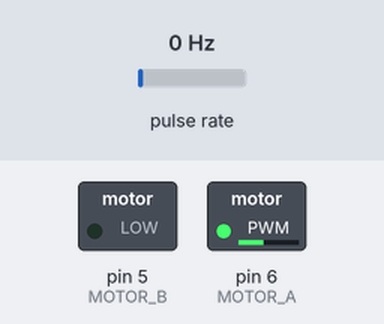
Bench run of a sketch on a simulated Arduino Uno, built with avr-gcc and run on an emulated ATmega328P. Parts: switched loads named in the sketch (green lamp = pin HIGH). Wiring (inferred from the names in the program): pulse sensor: data pin 3. The test bench sets the inputs (shaded band); at power-on: pulse rate 0 Hz.

Above: at 1.2 s.
1.3 s: pulse rate (sensor on pin 3) set to 50 Hz
At 1.95 s:
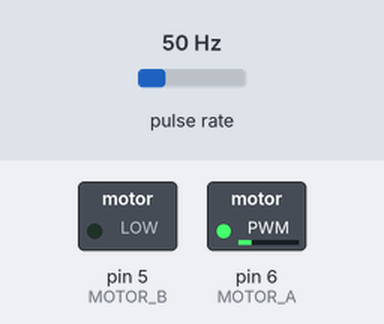
3.6 s: pulse rate (sensor on pin 3) set to 4 Hz
At 5.9 s:
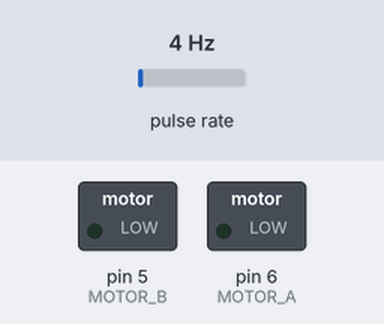
Timing chart, 0 to 7.4 s (numbered marks = the images above; inputs shaded):
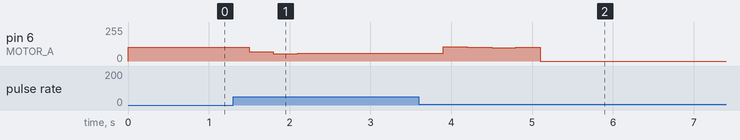

The sketch:

PIDArduinoV2.0.ino
```cpp
#include <PID_v1.h>
#define MOTOR_A 6
#define MOTOR_B 5
#define WHEEL_HOLES 100 //estos son los huecos de la ruedita de acrílico negra
#define WHEEL_ENCODER_INTERRUPT_PIN 3
#define PWM_MAX 255
#define PWM_MIN 30
#define VEL_MAX 100
#define VEL_MIN -100
#define R_in_mm 25 //Es el radio en mm de la rueda amarilla donde se enrolla el hilo
#define ANGULAR_VEL_MIN (-16 * PI)
#define ANGULAR_VEL_MAX (16 * PI)
//#define LINEAR_VEL_MIN 1 //milimetros por segundo
//#define LINEAR_VEL_MAX 50
#define CONST_PART_ROTATIONAL_SPEED ((2 * PI)/WHEEL_HOLES)
#define KP 15
#define KI 0.1
#define KD 0.25

volatile unsigned long wheel_pulses = 0;
double wheel_angular_velocity = 0.0;
volatile unsigned long wheel_last_time = 0, wheel_actual_time = 0;

//Gets the current angular velocity based on the encoders pulses in "rpm" */

double angular_velocity(unsigned long pulses, double measurement_time) {
  return (2 * PI * pulses)/(WHEEL_HOLES * measurement_time);
}

/*
double linear_velocity(unsigned long pulses, double measurement_time) {
  return ((2 * PI * R_in_mm *(pulses/(WHEEL_HOLES)))/ measurement_time);
}
*/


void angular_velocity_measurement() {
   //Gets the angular velocity for the wheels.The 0.3 seconds is the update time.
  wheel_angular_velocity = angular_velocity(wheel_pulses, 0.3);
  wheel_pulses = 0; // Reset the measurements
}

/*
void linear_velocity_measurement() {
   //Gets the angular velocity for the wheels.The 0.3 seconds is the update time.
  wheel_linear_velocity = linear_velocity(wheel_pulses, 0.3);
  wheel_pulses = 0; // Reset the measurements
}
*/

//Mas abajo hay un interrupt, que cuando detecta rising edge llama a esta funcion (el interrupt basicamente hace q el micro deje de hacer lo que estaba haceiendo y ejecute esta funcion). Esta funcion es un contador, que le suman a la función "wheel_pulses" uno cada vez que es llamada. Esta va por otro lado del PID, tal que al PID lo llamas cada X tiempo, y al finalizar el loop resetea el valor de "rwheel_pulses"
void count_pulse(volatile unsigned long &pulses, volatile unsigned long &last_time) {
  // Trying to get rid of wrong counts.
  unsigned long actual_time = millis();
  if(last_time + 10 < actual_time)
    ++pulses;
  last_time = actual_time;
}

/* Wheel's interrupt function for the encoder pulses */
void wheel_encoder_pulse() {
  count_pulse(wheel_pulses, wheel_last_time);
}


/* Custom map is needed to output a double */
double custom_map(long x, double out_min, double out_max, long in_min, long in_max) {
  return (x - in_min) * (out_max - out_min) / (in_max - in_min) + out_min;
}


double compute_angular_velocity_setpoint(int original_velocity) {
  return abs(custom_map(original_velocity, ANGULAR_VEL_MIN, ANGULAR_VEL_MAX, VEL_MIN, VEL_MAX));
}
/*


double compute_linear_velocity_setpoint(int original_velocity) {
  return abs(custom_map(original_velocity, LINEAR_VEL_MIN, LINEAR_VEL_MAX, VEL_MIN, VEL_MAX));
}
*/


/* Outputs power to the motors */
void power_motor(int pin_a, int pin_b, int original_velocity, int PWM) {
  if(original_velocity == 0)
    return;
  analogWrite(pin_a, original_velocity > 0 ? PWM_MIN + PWM : 0);
  //analogWrite(pin_b, original_velocity > 0 ? 0 : PWM_MIN + PWM);
}

/* Performs a software delay */
void software_delay(unsigned long milliseconds) {
  unsigned long t0 = millis();
  while(millis() < t0 + milliseconds);
}


/* Moves the robot */
/*
  Input:
    motorL_vel and motorR_vel: motor velocity (speed or power), from -100 to 100.
    durarion: time in seconds that the motor should be on.
*/


void motor(int user_motorR_vel, float duration){
  double motorR_vel=user_motorR_vel;///(2 * PI * R_in_mm);
  //Maps the provided velocity to angular velocity
  double setpoint, wheel_PWM = 0.0;
  double setpoint_angular_vel = compute_angular_velocity_setpoint(motorR_vel);
  unsigned long motor_duration = duration * 1000;

  wheel_pulses = 0;

  // Creates and configures all PID's
  PID WheelPID(&wheel_angular_velocity, &wheel_PWM, &setpoint_angular_vel, KP, KI, KD, DIRECT);
  WheelPID.SetMode(AUTOMATIC);

  // Initializes and configures interruptions
  attachInterrupt(digitalPinToInterrupt(WHEEL_ENCODER_INTERRUPT_PIN), wheel_encoder_pulse, RISING);

 //Movement loop - moves until duration is archieved
  unsigned long t0 = millis(); // Tiempo del comienzo del movimiento
  while(millis() < (t0 + motor_duration)) {
    angular_velocity_measurement();
    WheelPID.Compute();
    //Write PWM values, taking into consideration if the original velocity was negative or positive
    power_motor(MOTOR_A, MOTOR_B, motorR_vel, wheel_PWM);
    //Software delay to allow interruptions
    software_delay(300);
  }

  //Removes all interrupts and stops the motors
  noInterrupts();
  detachInterrupt(digitalPinToInterrupt(WHEEL_ENCODER_INTERRUPT_PIN));
  analogWrite(MOTOR_A, 0);
  //analogWrite(MOTOR_B, 0);
  interrupts();
}


/*
void motor(int motorR_vel, float duration){
  //Maps the provided velocity to linear velocity
  double setpoint, wheel_PWM = 0.0;
  double setpoint_linear_vel = compute_linear_velocity_setpoint(motorR_vel);
  unsigned long motor_duration = duration * 1000;

  wheel_pulses = 0;

  // Creates and configures all PID's
  PID WheelPID(&wheel_linear_velocity, &wheel_PWM, &setpoint_linear_vel, KP, KI, KD, DIRECT);
  WheelPID.SetMode(AUTOMATIC);

  // Initializes and configures interruptions
  attachInterrupt(digitalPinToInterrupt(WHEEL_ENCODER_INTERRUPT_PIN), wheel_encoder_pulse, RISING);

 //Movement loop - moves until duration is archieved
  unsigned long t0 = millis(); // Tiempo del comienzo del movimiento
  while(millis() < (t0 + motor_duration)) {
    linear_velocity_measurement();
    WheelPID.Compute();
    //Write PWM values, taking into consideration if the original velocity was negative or positive
    power_motor(MOTOR_A, MOTOR_B, motorR_vel, wheel_PWM);
    //Software delay to allow interruptions
    software_delay(300);
    }

  //Removes all interrupts and stops the motors
  noInterrupts();
  detachInterrupt(digitalPinToInterrupt(WHEEL_ENCODER_INTERRUPT_PIN));
  analogWrite(MOTOR_A, 0);
  analogWrite(MOTOR_B, 0);
  interrupts();
}

*/


void setup() {
  Serial.begin(9600);
  /* ================ motor setup ================ */
  pinMode(MOTOR_A, OUTPUT);
  pinMode(MOTOR_B, OUTPUT);
  analogWrite(MOTOR_A, 100);
  analogWrite(MOTOR_B, 0);
}

void loop() {

  motor(10, 5);

  while(true)
    delay(300);
}
```

Measured:
- after the input at 1.3 s, pin 6 (MOTOR_A): 105/255 → 69/255 after 0.20 s, → 55/255 0.30 s later, → 58/255 0.30 s later
